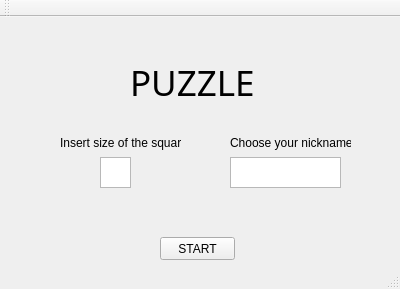
<?xml version="1.0" encoding="UTF-8"?>
<ui version="4.0">
 <class>MainWindow</class>
 <widget class="QMainWindow" name="MainWindow">
  <property name="geometry">
   <rect>
    <x>0</x>
    <y>0</y>
    <width>400</width>
    <height>289</height>
   </rect>
  </property>
  <property name="windowTitle">
   <string>MainWindow</string>
  </property>
  <widget class="QWidget" name="centralWidget">
   <widget class="QPushButton" name="startButton">
    <property name="geometry">
     <rect>
      <x>160</x>
      <y>220</y>
      <width>75</width>
      <height>23</height>
     </rect>
    </property>
    <property name="text">
     <string>START</string>
    </property>
   </widget>
   <widget class="QLabel" name="sizeLabel">
    <property name="geometry">
     <rect>
      <x>60</x>
      <y>110</y>
      <width>121</width>
      <height>31</height>
     </rect>
    </property>
    <property name="text">
     <string>Insert size of the square</string>
    </property>
   </widget>
   <widget class="QLabel" name="gameTitleLable">
    <property name="geometry">
     <rect>
      <x>130</x>
      <y>50</y>
      <width>131</width>
      <height>31</height>
     </rect>
    </property>
    <property name="font">
     <font>
      <family>Forte</family>
      <pointsize>26</pointsize>
      <weight>50</weight>
      <bold>false</bold>
     </font>
    </property>
    <property name="text">
     <string>PUZZLE</string>
    </property>
   </widget>
   <widget class="QTextEdit" name="sizeTextEdit">
    <property name="geometry">
     <rect>
      <x>100</x>
      <y>140</y>
      <width>31</width>
      <height>31</height>
     </rect>
    </property>
   </widget>
   <widget class="QLabel" name="nickLabel">
    <property name="geometry">
     <rect>
      <x>230</x>
      <y>110</y>
      <width>121</width>
      <height>31</height>
     </rect>
    </property>
    <property name="text">
     <string>Choose your nickname</string>
    </property>
   </widget>
   <widget class="QTextEdit" name="nickTextEdit">
    <property name="geometry">
     <rect>
      <x>230</x>
      <y>140</y>
      <width>111</width>
      <height>31</height>
     </rect>
    </property>
   </widget>
  </widget>
  <widget class="QToolBar" name="mainToolBar">
   <attribute name="toolBarArea">
    <enum>TopToolBarArea</enum>
   </attribute>
   <attribute name="toolBarBreak">
    <bool>false</bool>
   </attribute>
  </widget>
  <widget class="QStatusBar" name="statusBar"/>
 </widget>
 <layoutdefault spacing="6" margin="11"/>
 <resources/>
 <connections/>
</ui>
